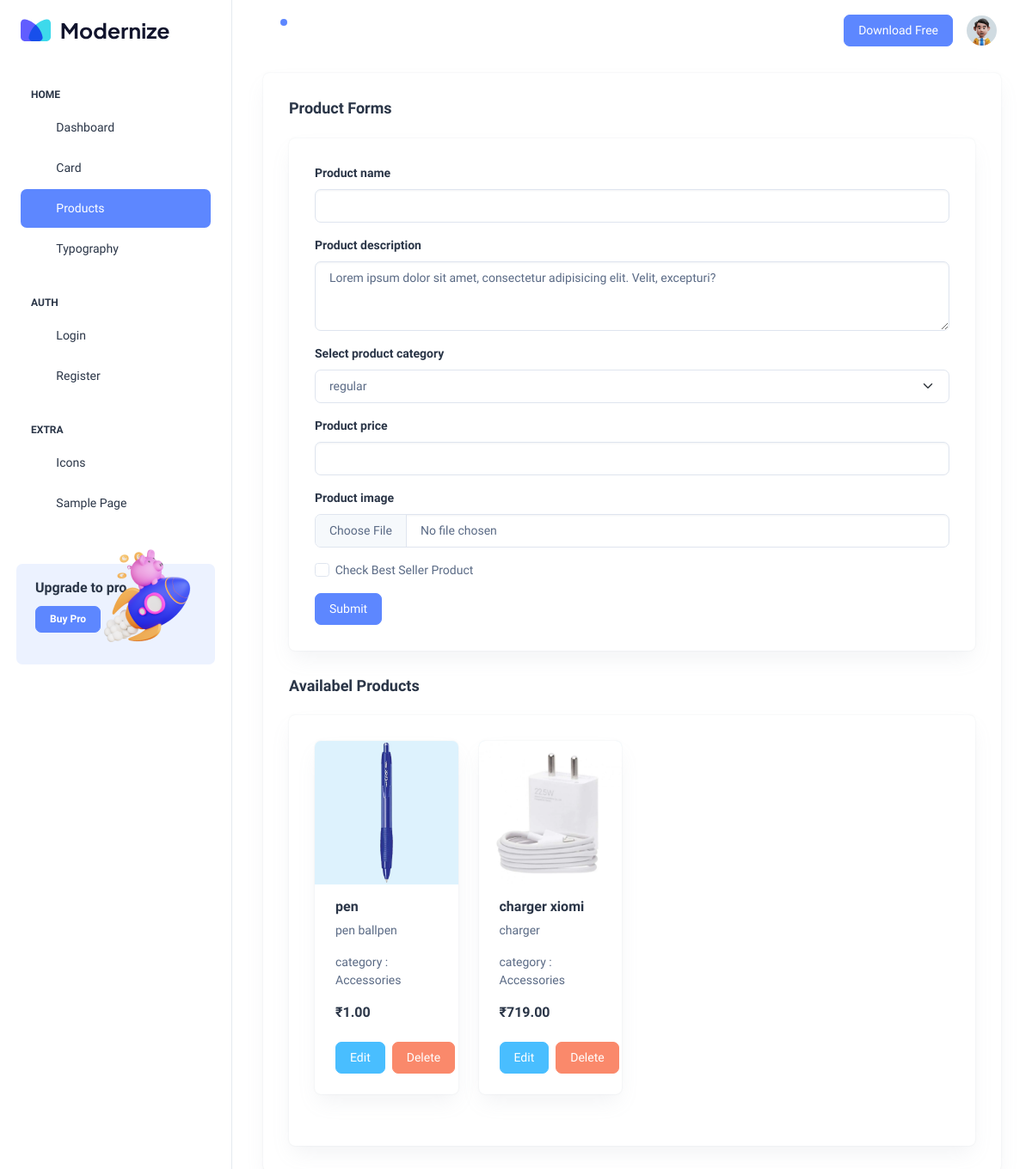
Screenshot of /dashboard/product/ with the database file from the repository.
### app/models.py (models this page shows, shortened)
class Product(models.Model):
    category = models.ForeignKey(Category, on_delete=models.CASCADE)
    name = models.CharField(max_length=255, unique=True)
    description = models.TextField()
    bestSeller = models.BooleanField(default=False)
    price = models.DecimalField(max_digits=10, decimal_places=2)
    image = models.ImageField(upload_to='products/', null=True, blank=True)

class Category(models.Model):
    name = models.CharField(max_length=100)
    slug = models.SlugField(unique=True)
    icon_class = models.CharField(max_length=100, blank=True)
    def __str__(self):
        return self.name

### dashboard/views.py (the view, shortened to what this page needs)
# urls.py: path('product/', views.product, name='product'),
def product(request):
    queryset = Product.objects.all()
    context = {'products': queryset}
    return render(request, 'product.html', context)

### app/context_processors.py (called while the page is built)
def cart_items_count(request):
    if request.user.is_authenticated:
        cart_items_count = CartItem.objects.filter(cart__user=request.user).count()
    else:
        cart_items_count = 0
    return {'cart_items_count': cart_items_count}

def wishlist_items_count(request):
    if request.user.is_authenticated:
        wishlist_items_count = WishListItem.objects.filter(wishlist__user=request.user).count()
    else:
        wishlist_items_count = 0
    return {'wishlist_items_count': wishlist_items_count}

### dashboard/templates/product.html (shortened to what this page needs)
{% extends "admin_base.html" %} {% block body %} {% load static %}
<div class="body-wrapper">
  {% include "admin_header.html" %}
  <div class="container-fluid">
    <div class="container-fluid">
      <div class="card">
        <div class="card-body">
          <h5 class="card-title fw-semibold mb-4">Product Forms</h5>
          <div class="card">
            <div class="card-body">
              <form method="POST" enctype="multipart/form-data">
                <div class="mb-3">
                  <label for="exampleInputEmail1" class="form-label"
                    >Product name</label
                  >
                  <input type="text" name="name" class="form-control" required/>
                </div>
                <div class="mb-3">
                  <label for="exampleInputEmail1" class="form-label"
                    >Product description</label
                  >
                  <textarea
                    name="description"
                    class="form-control"
                    rows="3"
                  >Lorem ipsum dolor sit amet, consectetur adipisicing elit. Velit, excepturi?</textarea>
                </div>
                <div class="mb-3">
                  <label for="disabledSelect" class="form-label"
                    >Select product category</label
                  >
                  <select
                    name="category"
                    id="disabledSelect"
                    class="form-select"
                  >
                    <option value="regular" selected>regular</option>
                  </select>
                </div>
                <div class="mb-3">
                  <label for="exampleInputEmail1" class="form-label"
                    >Product price</label
                  >
                  <input type="number" name="price" class="form-control" required />
                </div>
                <div class="mb-3">
                  <label for="exampleInputEmail1" class="form-label"
                    >Product image</label
                  >
                  <input type="file" name="image" class="form-control" />
                </div>
                <div class="mb-3 form-check">
                  <input
                    type="checkbox"
                    name="bestSeller"
                    class="form-check-input"
                    id="exampleCheck1"
                  />
                  <label class="form-check-label" for="exampleCheck1"
                    >Check Best Seller Product</label
                  >
                </div>
                <button type="submit" class="btn btn-primary">Submit</button>
              </form>
            </div>
          </div>
          <h5 class="card-title fw-semibold mb-4">Availabel Products</h5>
          <div class="card mb-0">
            <div class="card-body">
              <div class="row">
                {% if products %} {% for product in products %}
                <div class="col-sm-6 col-xl-3">
                  <div class="card overflow-hidden rounded-2">
                    <div class="position-relative" style="background:#DDF2FD">
                      <a href="javascript:void(0)"
                        ><img
                          src="/media/{{product.image}}"
                          class="card-img-top rounded-0"
                          alt="..."
                      /></a>
                    </div>
                    <div class="card-body pt-3 p-4">
                      <h6 class="fw-semibold fs-4">{{product.name}}</h6>
                      <p class="card-text">{{product.description}}</p>
                      <p class="card-text"> category : {{product.category}}</p>
                      <div
                        class="d-flex align-items-center justify-content-between"
                      >
                        <h6 class="fw-semibold fs-4 mb-0">
                          ₹{{product.price}}
                        </h6>
                        <ul
                          class="list-unstyled d-flex align-items-center mb-0"
                        >
                          <li>
                            <a class="me-1" href="javascript:void(0)"
                              ><i class="ti ti-star text-warning"></i
                            ></a>
                          </li>
                          <li>
                            <a class="me-1" href="javascript:void(0)"
                              ><i class="ti ti-star text-warning"></i
                            ></a>
                          </li>
                          <li>
                            <a class="me-1" href="javascript:void(0)"
                              ><i class="ti ti-star text-warning"></i
                            ></a>
                          </li>
                          <li>
                            <a class="me-1" href="javascript:void(0)"
                              ><i class="ti ti-star text-warning"></i
                            ></a>
                          </li>
                          <li>
                            <a class="" href="javascript:void(0)"
                              ><i class="ti ti-star text-warning"></i
                            ></a>
                          </li>
                        </ul>
                      </div>
                      <div class="d-flex justify-end gap-2 mt-4">
                        <a
                          href="/dashboard/update/{{product.id}}"
                          class="btn btn-secondary btn-md"
                          >Edit</a
                        >
                        <a
                          href="/dashboard/delete/{{product.id}}"
                          class="btn btn-danger btn-md"
                          >Delete</a
                        >
                      </div>
                    </div>
                  </div>
                </div>
                {% endfor %} {% endif %}
              </div>
            </div>
          </div>
        </div>
      </div>
    </div>
  </div>
</div>
{% endblock body %}

### rows the page displays
Product: image (picture), name "pen", description "pen ballpen", category "Accessories", price "1.00"
Product: image (picture), name "charger xiomi", description "charger", category "Accessories", price "719.00"
